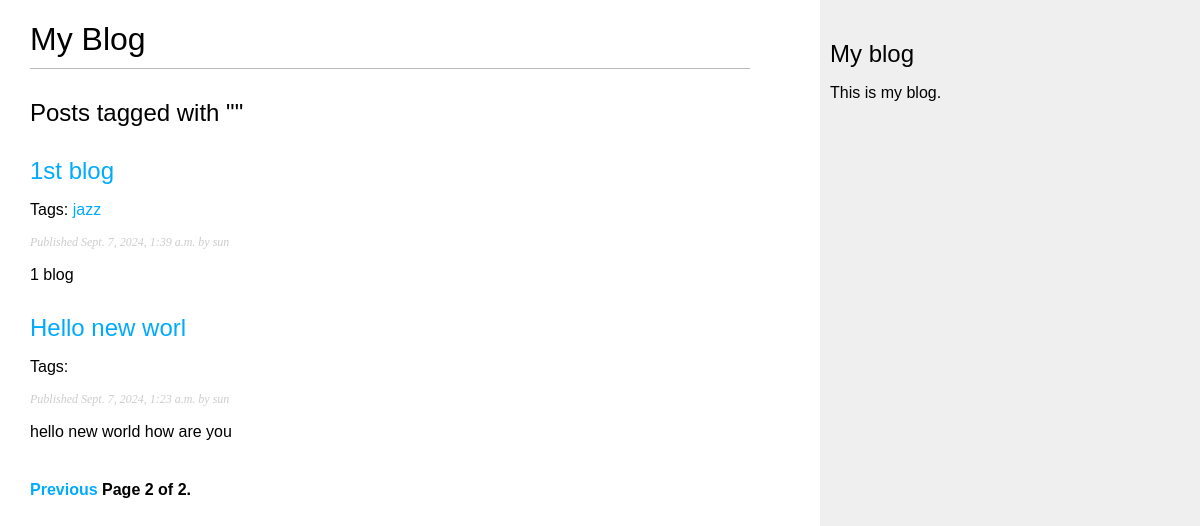
Screenshot of /blog/?page=2 with the database file from the repository.
### blog/models.py (models this page shows, shortened)
class Post(models.Model):
    tags = TaggableManager()
    class Status(models.TextChoices):
        DRAFT = 'DF', 'Draft'
        PUBLISHED = 'PB', 'Published'
    title = models.CharField(max_length=250)
    slug = models.SlugField(max_length=250, unique_for_date='publish')
    author = models.ForeignKey(
        settings.AUTH_USER_MODEL,
        on_delete=models.CASCADE,
        related_name='blog_posts',
    )
    body = models.TextField()
    publish = models.DateTimeField(default=timezone.now)
    created = models.DateTimeField(auto_now_add=True)
    updated = models.DateTimeField(auto_now=True)
    status = models.CharField(
        max_length=2,
        choices=Status,
        default=Status.DRAFT,
    )
    objects = models.Manager() #the default manager
    published = PublishedManager() # Our customer manager
    class Meta:
        ordering = ['-publish']
        indexes = [
            models.Index(fields=['-publish']),
        ]
    def get_absolute_url(self):
        return reverse(
            'blog:post_detail',
            args=[
                self.publish.year,
                self.publish.month,
                self.publish.day,
                self.slug
            ]
        )

### blog/views.py (the view)
# urls.py: path('', views.post_list, name='post_list'),
def post_list(request,tag_slug=None):
    post_list = Post.published.all()
    tag = None
    if tag_slug:
        tag = get_object_or_404(Tag,slug=tag_slug)
        post_list = post_list.filter(tags__in=[tag])
    paginator = Paginator(post_list, 3)
    page_number = request.GET.get('page', 1)
    try:
        posts = paginator.page(page_number)
    except PageNotAnInteger:
        posts = paginator.page(1)
    except EmptyPage:
        posts = paginator.page(paginator.num_pages)
    return render(
        request,
        'blog/post/list.html',
        {'posts': posts,
         'tag':'tag'}
    )

### blog/models.py (called while the page is built)
    def get_queryset(self):
        return (
            super().get_queryset().filter(status=Post.Status.PUBLISHED)
        )

### blog/templates/blog/post/list.html (shortened to what this page needs)
{% extends "blog/base.html" %}
{% block content %}
  <h1>My Blog</h1>
    {% if tag %}
    	<h2>Posts tagged with "{{ tag.name }}" </h2>
    {% endif %}
  {% for post in posts %}
    <h2>
      <a href="{{ post.get_absolute_url }}">
        {{ post.title }}
      </a>
    </h2>
      <p class="tags">
      Tags:
      {% for tag in post.tags.all %}
          <a href="{% url "blog:post_list_by_tag" tag.slug %}">
          {{ tag.name }}
          </a> {% if not forloop.last %}, {% endif %}
      {% endfor %}
      </p>
    <p class="date">
      Published {{ post.publish }} by {{ post.author }}
    </p>
    {{ post.body|truncatewords:30|linebreaks }}
  {% endfor %}
  {% include "pagination.html" with page=posts %}
{% endblock %}

### blog/static/css/blog.css (style rules this page uses)
body { margin:0; padding:0; font-family:helvetica, sans-serif; }
a { color:#00abff; text-decoration:none; }
h1 { font-weight:normal; border-bottom:1px solid #bbb; padding:0 0 10px 0; }
h2 { font-weight:normal; margin:30px 0 0; }
p.date { color:#ccc; font-family: georgia, serif; font-size: 12px; font-style: italic; }

### rows the page displays
Post: title "1st blog", publish "Sept. 7, 2024, 1:39 a.m.", author "sun", body "1 blog"
Tag: name "jazz"
Post: title "Hello new worl", publish "Sept. 7, 2024, 1:23 a.m.", author "sun", body "hello new world how are you"

### other values shown
{{ page.number }} "2"
{{ page.paginator.num_pages }} "2"
